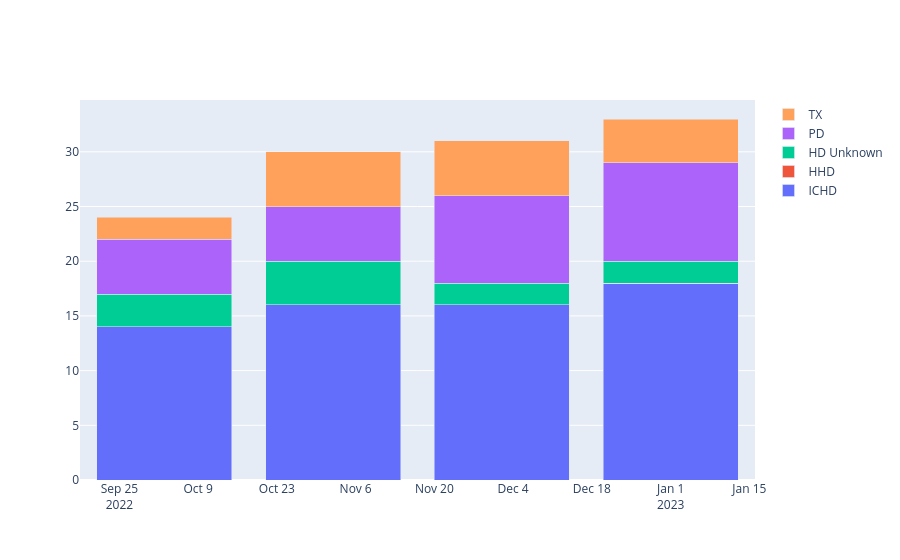
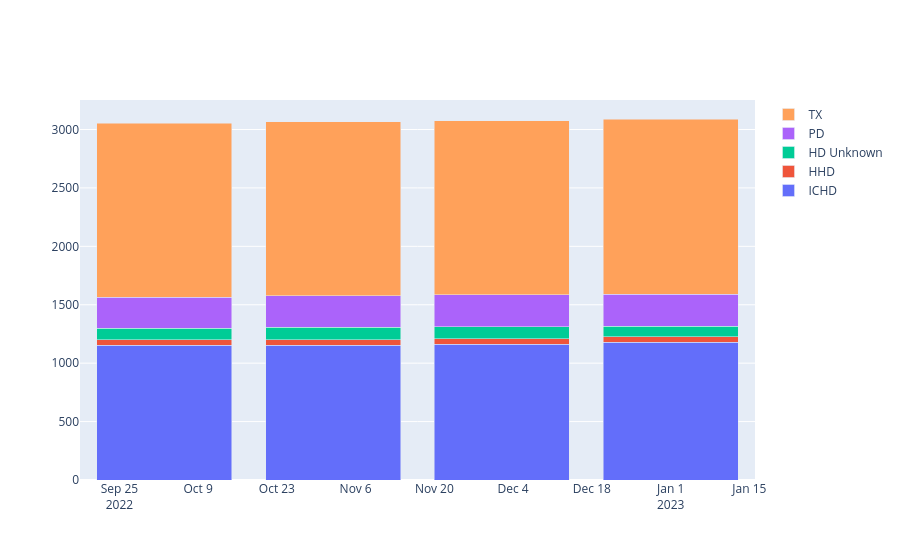
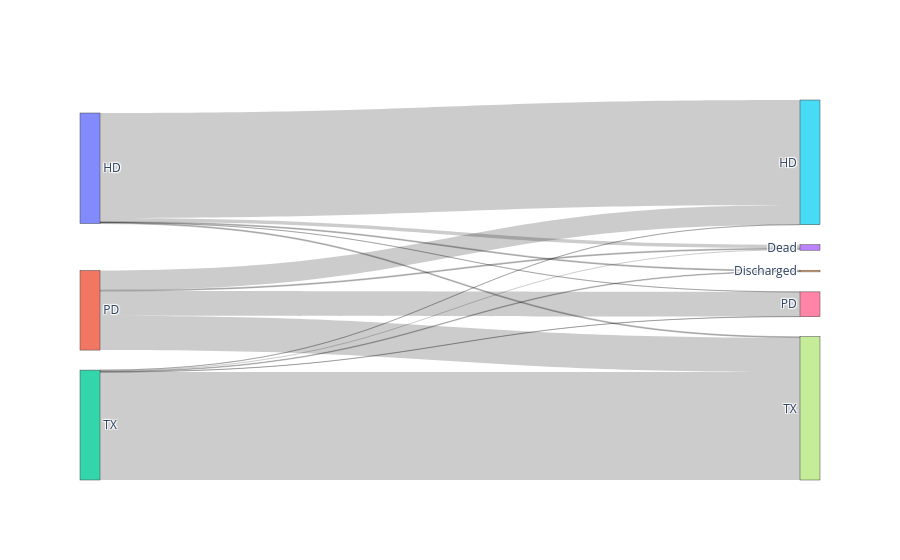

Notebook source saved alongside these figures, in order:
### Code cell
ichd = go.Bar(x = output.incident_treatment_historical.dates, y = output.incident_treatment_historical.ichd, name = "ICHD")
hhd = go.Bar(x = output.incident_treatment_historical.dates, y = output.incident_treatment_historical.hhd, name = "HHD")
xxhd = go.Bar(x = output.incident_treatment_historical.dates, y = output.incident_treatment_historical.xxhd, name = "HD Unknown")
pd = go.Bar(x = output.incident_treatment_historical.dates, y = output.incident_treatment_historical.pd, name = "PD")
tx = go.Bar(x = output.incident_treatment_historical.dates, y = output.incident_treatment_historical.tx, name = "TX")

data = [ichd, hhd, xxhd, pd, tx]
layout = go.Layout(barmode="stack")
fig = go.Figure(data=data, layout=layout)
fig.show("png")


ichd = go.Bar(x = output.prevalent_treatment_historical.dates, y = output.prevalent_treatment_historical.ichd, name = "ICHD")
hhd = go.Bar(x = output.prevalent_treatment_historical.dates, y = output.prevalent_treatment_historical.hhd, name = "HHD")
xxhd = go.Bar(x = output.prevalent_treatment_historical.dates, y = output.prevalent_treatment_historical.xxhd, name = "HD Unknown")
pd = go.Bar(x = output.prevalent_treatment_historical.dates, y = output.prevalent_treatment_historical.pd, name = "PD")
tx = go.Bar(x = output.prevalent_treatment_historical.dates, y = output.prevalent_treatment_historical.tx, name = "TX")

data = [ichd, hhd, xxhd, pd, tx]
layout = go.Layout(barmode="stack")
fig2 = go.Figure(data=data, layout=layout)
fig2.show("png")

patient_modality = go.Figure(
    data = [
        go.Sankey(
            node = dict(
                label = output.treatment_changes.node.node_labels
            ),
            link = output.treatment_changes.link.dict()
        )
    ]
)
patient_modality.show("png")

### Figure 1 — Plotly figure (JSON) as saved in the notebook; plotly's stock layout.template omitted (floating-point values rounded to 4 significant figures)
{"data": [{"name": "ICHD", "type": "bar", "x": ["2022-10-03T00:00:00", "2022-11-02T00:00:00", "2022-12-02T00:00:00", "2023-01-01T00:00:00"], "y": [14, 16, 16, 18]}, {"name": "HHD", "type": "bar", "x": ["2022-10-03T00:00:00", "2022-11-02T00:00:00", "2022-12-02T00:00:00", "2023-01-01T00:00:00"], "y": [0, 0, 0, 0]}, {"name": "HD Unknown", "type": "bar", "x": ["2022-10-03T00:00:00", "2022-11-02T00:00:00", "2022-12-02T00:00:00", "2023-01-01T00:00:00"], "y": [3, 4, 2, 2]}, {"name": "PD", "type": "bar", "x": ["2022-10-03T00:00:00", "2022-11-02T00:00:00", "2022-12-02T00:00:00", "2023-01-01T00:00:00"], "y": [5, 5, 8, 9]}, {"name": "TX", "type": "bar", "x": ["2022-10-03T00:00:00", "2022-11-02T00:00:00", "2022-12-02T00:00:00", "2023-01-01T00:00:00"], "y": [2, 5, 5, 4]}], "layout": {"barmode": "stack"}}

### Figure 2 — Plotly figure (JSON) as saved in the notebook; plotly's stock layout.template omitted (floating-point values rounded to 4 significant figures)
{"data": [{"name": "ICHD", "type": "bar", "x": ["2022-10-03T00:00:00", "2022-11-02T00:00:00", "2022-12-02T00:00:00", "2023-01-01T00:00:00"], "y": [1153, 1155, 1163, 1179]}, {"name": "HHD", "type": "bar", "x": ["2022-10-03T00:00:00", "2022-11-02T00:00:00", "2022-12-02T00:00:00", "2023-01-01T00:00:00"], "y": [46, 47, 47, 46]}, {"name": "HD Unknown", "type": "bar", "x": ["2022-10-03T00:00:00", "2022-11-02T00:00:00", "2022-12-02T00:00:00", "2023-01-01T00:00:00"], "y": [99, 105, 102, 93]}, {"name": "PD", "type": "bar", "x": ["2022-10-03T00:00:00", "2022-11-02T00:00:00", "2022-12-02T00:00:00", "2023-01-01T00:00:00"], "y": [268, 272, 273, 272]}, {"name": "TX", "type": "bar", "x": ["2022-10-03T00:00:00", "2022-11-02T00:00:00", "2022-12-02T00:00:00", "2023-01-01T00:00:00"], "y": [1487, 1486, 1491, 1500]}], "layout": {"barmode": "stack"}}

### Figure 3 — Plotly figure (JSON) as saved in the notebook; plotly's stock layout.template omitted (floating-point values rounded to 4 significant figures)
{"data": [{"link": {"source": ["0", "0", "0", "0", "0", "1", "1", "1", "1", "2", "2", "2", "2", "2"], "target": ["3", "4", "5", "6", "7", "3", "5", "6", "7", "3", "4", "5", "6", "7"], "value": ["36", "10", "1091", "1", "10", "10", "204", "255", "358", "11", "7", "1", "2", "1121"]}, "node": {"label": ["HD", "PD", "TX", "Dead", "Discharged", "HD", "PD", "TX"]}, "type": "sankey"}], "layout": {}}
